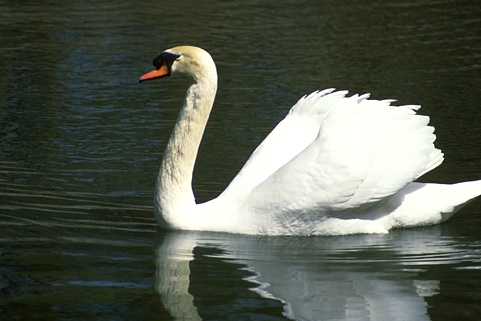
#> input picture 8068.jpg, 481 x 321 px
$ jupyter execute 'Image Segmentation.ipynb'   (shell and % lines are left out)
#> lines starting #> are read from the running program, lines starting #| are printed output that depends on the picture; after the words box and inside, x2 and y2 are one past the last pixel; in counts of white or black regions, pixels touching at a corner belong together
[cell 1]
import cv2
import numpy as np
import matplotlib.pyplot as plt

[cell 2]
sample=cv2.imread('8068.jpg',0)
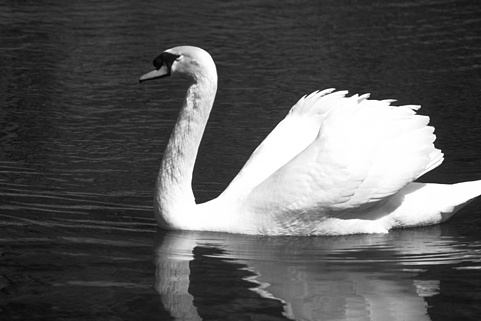
#> sample: shape (321, 481); min 0, max 255, mean 89.7

[cell 3]
def conv_transform(image):
    image_copy=image.copy()
    for i in range(image.shape[0]):
        for j in range(image.shape[1]):
            image_copy[i][j]=image[image.shape[0]-i-1][image.shape[1]-j-1]
    return image_copy

[cell 4]
def conv(image,kernel):
    kernel=conv_transform(kernel)
    image_h=image.shape[0]
    image_w=image.shape[1]

    kernel_h=kernel.shape[0]
    kernel_w=kernel.shape[1]

    h=kernel_h//2
    w=kernel_w//2

    image_conv=np.zeros(image.shape)
    for i in range(h,image_h-h):
        for j in range(w,image_w-w):
            sum=0
            for m in range(kernel_h):
                for n in range(kernel_w):
                    sum=(sum + kernel[m][n]*image[i-h+m][j-w+n])
            image_conv[i][j]=sum
    return image_conv

[cell 5]
def norm(img1,img2):
    img_copy=np.zeros(img1.shape)
    for i in range(img1.shape[0]):
        for j in range(img1.shape[1]):
            q=((img1[i][j]**2) + (img2[i][j]**2))**(1/2)
            if(q>220):  #play around with threshold to get better results
                img_copy[i][j]=255
            else:
                img_copy[i][j]=0
    return img_copy

[cell 6]
kernel=np.zeros(shape=(3,3))
kernel[0,0]= -1
kernel[0,1]= -2
kernel[0,2]= -1
kernel[1,0]= 0
kernel[1,1]= 0
kernel[1,2]= 0
kernel[2,0]= 1
kernel[2,1]= 2
kernel[2,2]= 1
gy=conv(sample,kernel)
#> after the loop in conv, `for i in range(h,image_h-h):`:
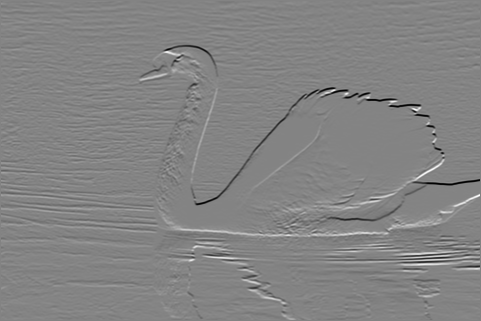
#> image_conv: shape (321, 481) float64; min -917, max 856, mean -0.5; drawn with min black and max white

kernel[0,0]= -1
kernel[0,1]= 0
kernel[0,2]= 1
kernel[1,0]= -1
kernel[1,1]= 0
kernel[1,2]= 1
kernel[2,0]= -2
kernel[2,1]= 0
kernel[2,2]= 2
gx=conv(sample,kernel)
#> after the loop in conv (call 2), `for i in range(h,image_h-h):`:
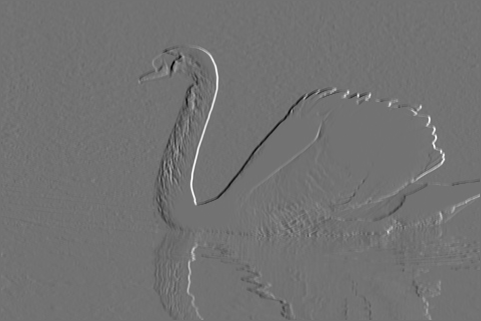
#> image_conv: shape (321, 481) float64; min -732, max 896, mean -0.2; drawn with min black and max white

g_sobel=norm(gx,gy)
#> after the loop in norm, `for i in range(img1.shape[0]):`:
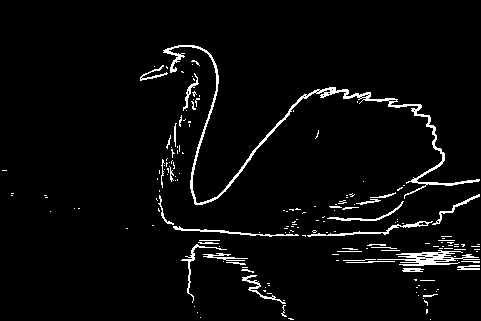
#> img_copy: shape (321, 481) float64; 3.8% white in thin lines or dots, all inside (x1, y1, x2, y2) = (2, 45, 480, 320)

$ run again, with 2018.jpg copied over 8068.jpg
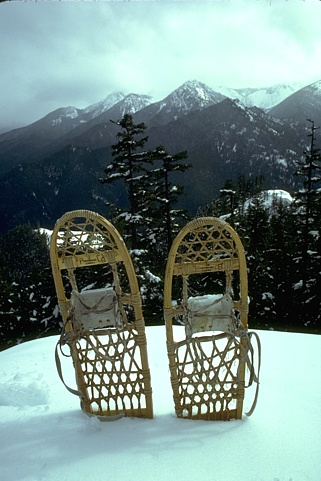
#> input picture 2018.jpg, 321 x 481 px
#> after the loop in conv (call 2), `for i in range(h,image_h-h):`:
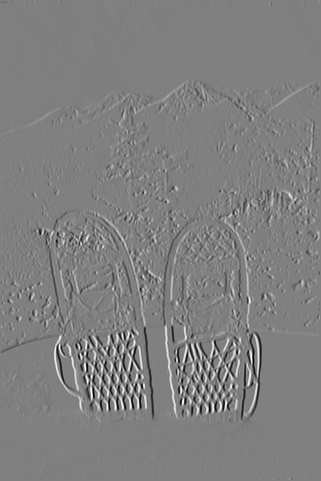
#> image_conv: shape (481, 321) float64; min -922, max 913, mean -0.7; drawn with min black and max white
#> after the loop in norm, `for i in range(img1.shape[0]):`:
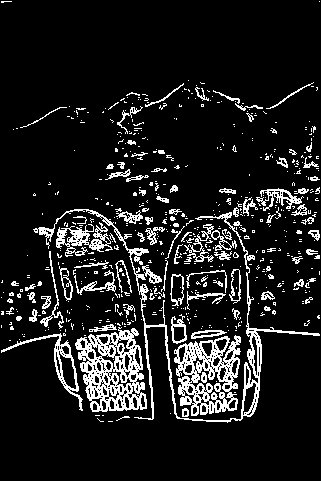
#> img_copy: shape (481, 321) float64; 11.6% white in thin lines or dots, all inside (x1, y1, x2, y2) = (1, 1, 320, 423)

$ run again, with 5096.jpg copied over 8068.jpg
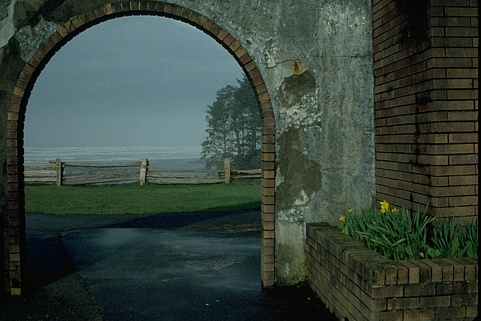
#> input picture 5096.jpg, 481 x 321 px
#> after the loop in conv (call 2), `for i in range(h,image_h-h):`:
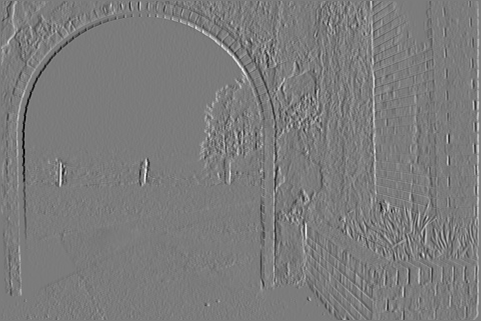
#> image_conv: shape (321, 481) float64; min -523, max 551, mean 0.4; drawn with min black and max white
#> after the loop in norm, `for i in range(img1.shape[0]):`:
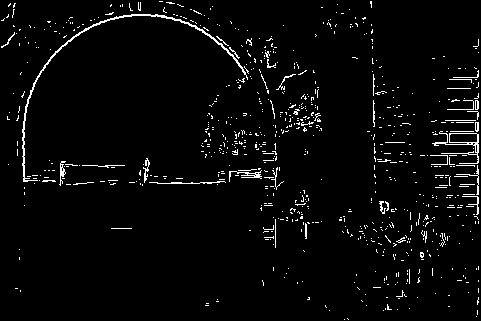
#> img_copy: shape (321, 481) float64; 3.3% white in thin lines or dots
